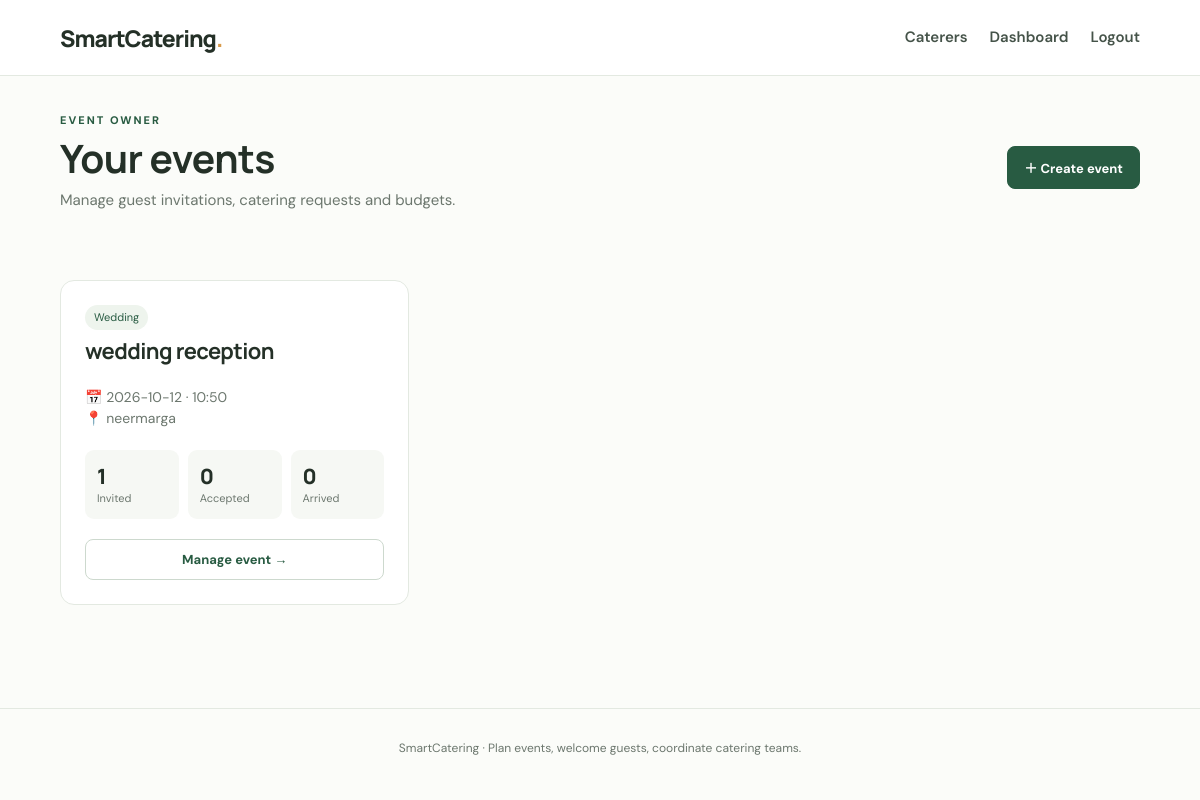
The app's page /dashboard (signed in) with its own data.
### tables this page shows
CREATE TABLE events(id INTEGER PRIMARY KEY,owner_id INTEGER,title TEXT,event_type TEXT,event_date TEXT,event_time TEXT,venue TEXT,budget REAL,notes TEXT);

### app.py (the view, shortened to what this page needs)
@app.route("/dashboard")
@need()
def dashboard():
 uid=session["uid"]; role=session["role"]
 with conn() as c:
  if role=="owner":
   rows=c.execute("SELECT * FROM events WHERE owner_id=? ORDER BY id DESC",(uid,)).fetchall()
   data=[]
   for e in rows:
    guests=c.execute("SELECT * FROM guests WHERE event_id=? ORDER BY id DESC",(e["id"],)).fetchall()
    bookings=c.execute("SELECT b.*,u.name caterer FROM bookings b JOIN users u ON u.id=b.caterer_id WHERE event_id=?",(e["id"],)).fetchall()
    data.append({"event":e,"guests":guests,"bookings":bookings})
   return render_template("owner_dashboard.html",data=data)

### app.py (called while the page is built)
def conn():
 c=sqlite3.connect(DB); c.row_factory=sqlite3.Row; return c

def user():
 if not session.get("uid"): return None
 with conn() as c: return c.execute("SELECT * FROM users WHERE id=?",(session["uid"],)).fetchone()

@app.context_processor
def inject(): return {"me":user()}

def need(*roles):
 def deco(fn):
  @wraps(fn)
  def wrap(*a,**kw):
   if not session.get("uid"): return redirect(url_for("login"))
   if roles and session.get("role") not in roles: abort(403)
   return fn(*a,**kw)
  return wrap
 return deco

### templates/owner_dashboard.html
{% extends "base.html" %}{% block content %}<div class="dashhead"><div><span class="eyebrow">EVENT OWNER</span><h1>Your events</h1><p class="muted">Manage guest invitations, catering requests and budgets.</p></div><a class="btn" href="{{ url_for('new_event') }}">＋ Create event</a></div><div class="grid">{% for row in data %}{% set e=row.event %}<article class="panel"><small class="pill">{{ e.event_type }}</small><h2>{{ e.title }}</h2><p>📅 {{ e.event_date }} · {{ e.event_time }}<br>📍 {{ e.venue }}</p><div class="numbers"><div><b>{{ row.guests|length }}</b><small>Invited</small></div><div><b>{{ row.guests|selectattr('response','equalto','Accepted')|list|length }}</b><small>Accepted</small></div><div><b>{{ row.guests|selectattr('checked_in')|list|length }}</b><small>Arrived</small></div></div><a class="btn light full" href="{{ url_for('event_detail',eid=e.id) }}">Manage event →</a></article>{% else %}<article class="panel"><h2>No events yet</h2><p>Create your first event to invite guests and book a caterer.</p><a class="btn" href="{{ url_for('new_event') }}">Create event</a></article>{% endfor %}</div>{% endblock %}

### static/style.css (style rules this page uses)
:root { --ink:#243027;--muted:#6c776e;--line:#e3e9e1;--green:#285b42;--pale:#eef4ed;--bg:#fbfcf9 }
* { box-sizing:border-box }
body { margin:0;background:var(--bg);color:var(--ink);font:15px/1.55 'DM Sans',sans-serif }
a { color:var(--green);text-decoration:none }
.eyebrow { font-size:11px;letter-spacing:2px;font-weight:800;color:var(--green) }
h1,h2,h3 { font-family:Manrope,sans-serif;letter-spacing:-.6px }
h1 { font-size:clamp(36px,5vw,54px);line-height:1.12;margin:14px 0 }
p { margin:8px 0 14px }
.btn { display:inline-flex;justify-content:center;align-items:center;background:var(--green);border:1px solid var(--green);color:white;border-radius:8px;padding:11px 16px;font:700 13px 'DM Sans';cursor:pointer }
.btn.light { background:#fff;color:var(--green);border-color:#cdd9ce }
.full { width:100% }
.preview,.panel,.dish { background:white;border:1px solid var(--line);border-radius:14px;padding:24px }
.muted,small { color:var(--muted) }
.numbers { display:grid;grid-template-columns:repeat(3,1fr);gap:9px;margin:20px 0 }
.numbers div { background:#f6f8f4;border-radius:9px;padding:12px }
.numbers b,.numbers small { display:block }
.numbers b { font:800 21px Manrope }
.numbers small { font-size:11px }
.grid { display:grid;grid-template-columns:repeat(3,1fr);gap:16px;margin:22px 0 40px }
.grid article p { color:var(--muted);font-size:14px }
.dashhead { display:flex;justify-content:space-between;align-items:center;gap:20px;padding:32px 0 18px }
.dashhead h1 { font-size:39px;margin:6px 0 }
.panel { margin:14px 0 }
.panel h2 { font-size:22px;margin-top:4px }
.pill { display:inline-block;background:var(--pale);color:var(--green);border-radius:20px;padding:4px 9px;font-size:11px }

### records on screen
events: event_type "Wedding", title "wedding reception", event_date "2026-10-12", event_time "10:50", venue "neermarga"

### other values on screen
{{ row.guests|length }} "1"
{{ row.guests|selectattr('response','equalto','Accepted')|list|length }} "0"
{{ row.guests|selectattr('checked_in')|list|length }} "0"
